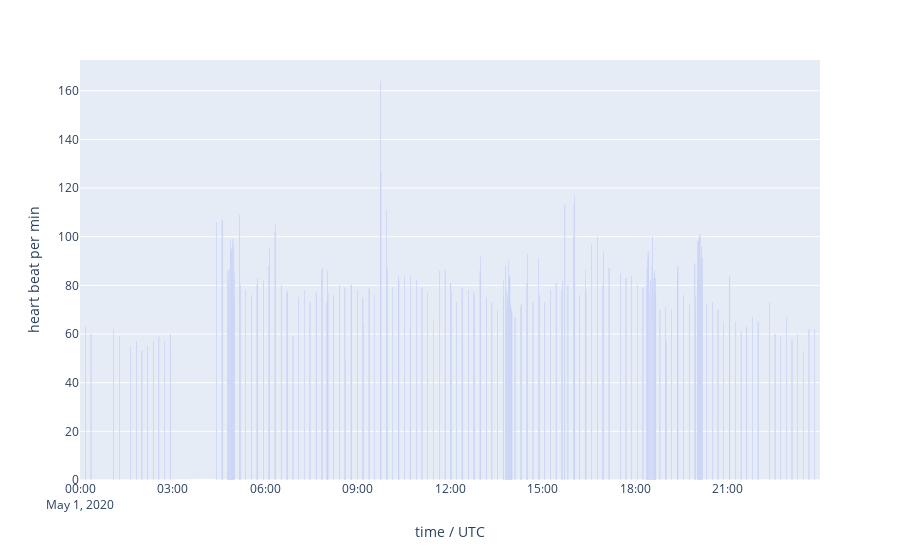

Write notebook code for a chart like this one.
### Code cell
fig = px.bar(
    df_test, 
    x="measurement_time_UTC", y="heart_beat_bpm",
    labels={"measurement_time_UTC": "time / UTC", "heart_beat_bpm": "heart beat per min"}
)
fig.show()

### Figure 1 — Plotly figure (JSON) as saved in the notebook; plotly's stock layout.template omitted (floating-point values rounded to 4 significant figures; data arrays with more than 128 entries replaced by an {"elided": "..."} marker saying what was removed)
{"data": [{"alignmentgroup": "True", "hovertemplate": "time / UTC=%{x}<br>heart beat per min=%{y}<extra></extra>", "legendgroup": "", "marker": {"color": "#636efa"}, "name": "", "offsetgroup": "", "orientation": "v", "showlegend": false, "textposition": "auto", "type": "bar", "x": {"elided": "1394 str values"}, "xaxis": "x", "y": {"elided": "1394 int values"}, "yaxis": "y"}], "layout": {"barmode": "relative", "legend": {"tracegroupgap": 0}, "margin": {"t": 60}, "xaxis": {"anchor": "y", "domain": [0, 1], "title": {"text": "time / UTC"}}, "yaxis": {"anchor": "x", "domain": [0, 1], "title": {"text": "heart beat per min"}}}}
